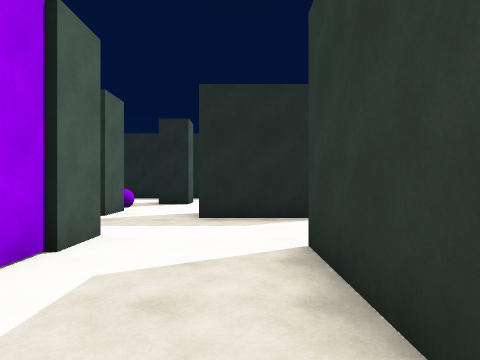
[1] (above)

24 first-person views from a walk through a 3-D level made in the Unity game engine. The camera is 1.5 m above the floor, looks level and sees 75° across. The floor is counted in squares, 2 m on a side. Each view is taken from the middle of a square. On the plan, view 1 faces up. The plan holds only what a view shows up to about 10 squares ahead; the rest is blank. The place goes on beyond the plan. The player character is not drawn.

[2]
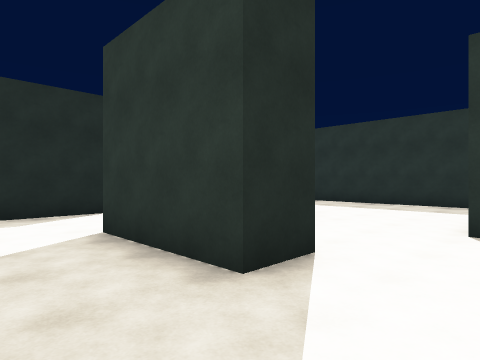

[3]
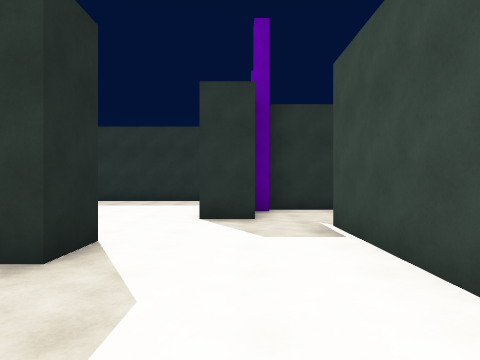

[4]
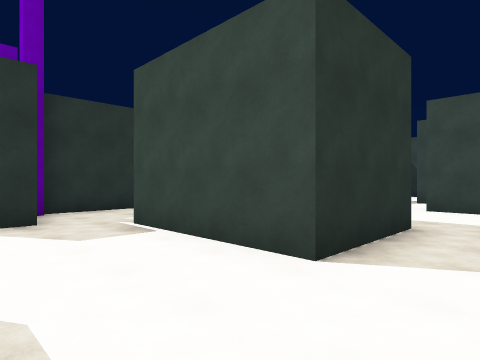

[5]
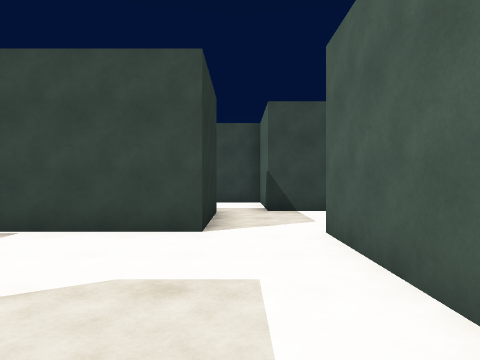

[6]
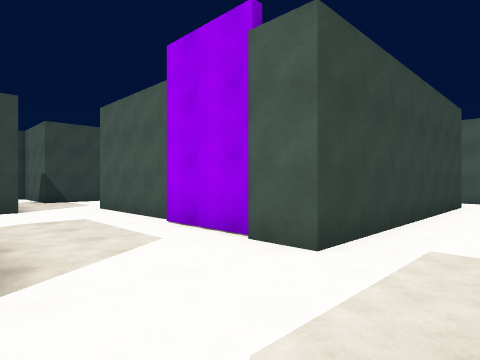

[7]
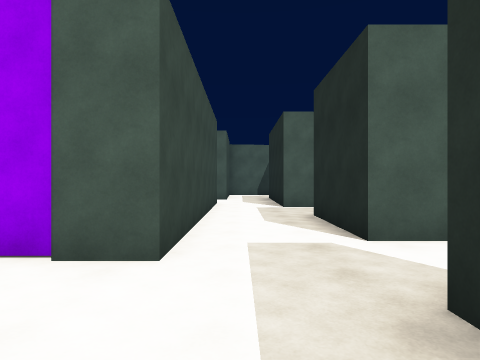

[8]
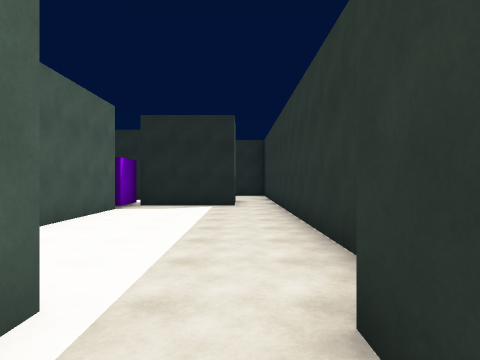

[9]
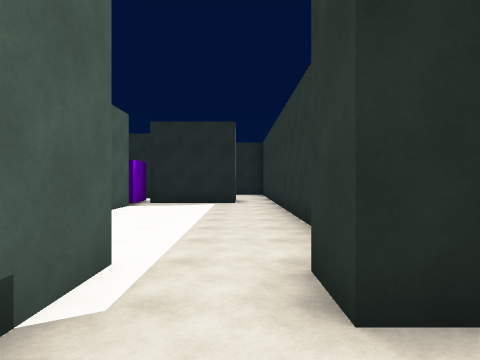

[10]
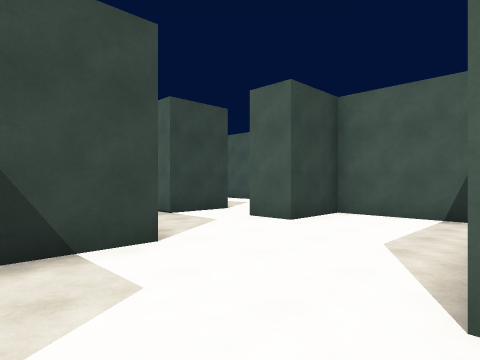

[11]
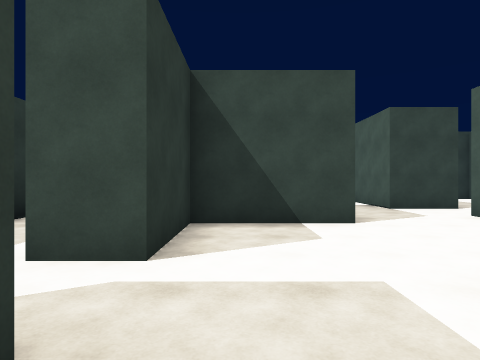

[12]
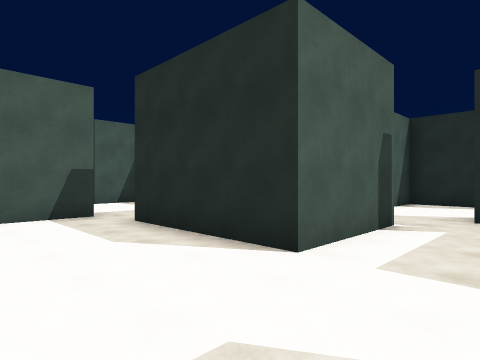

[13]
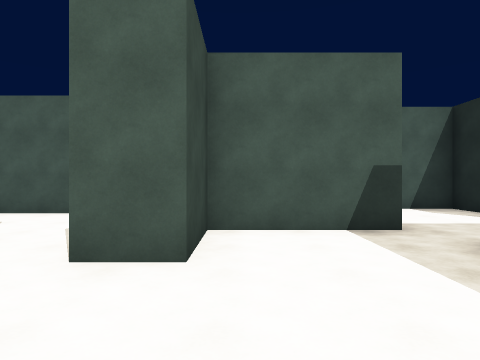

[14]
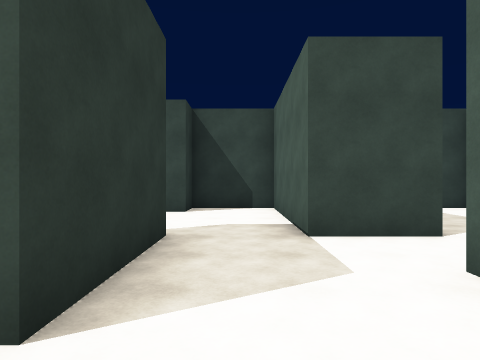

[15]
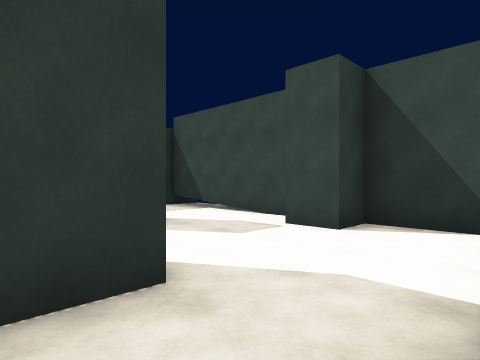

[16]
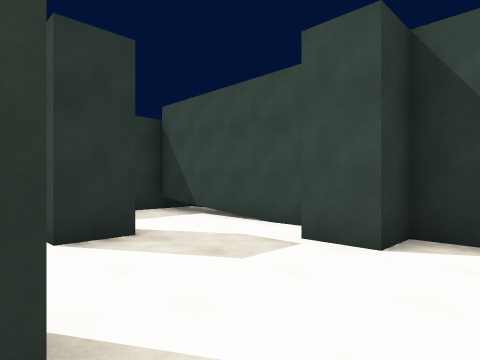

[17]
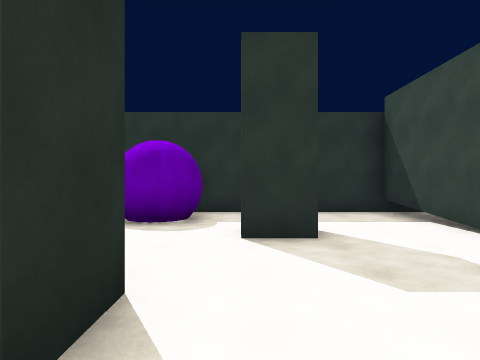

[18]
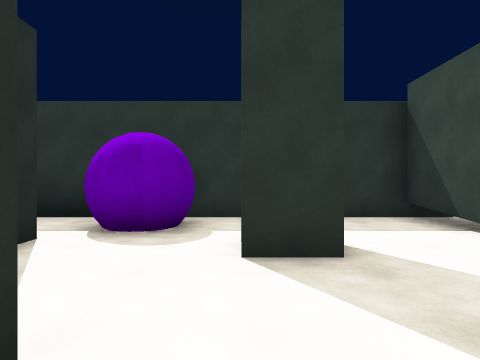

[19]
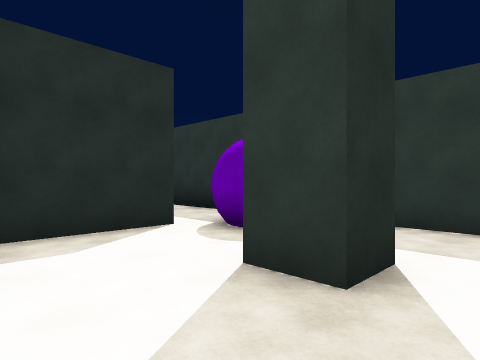

[20]
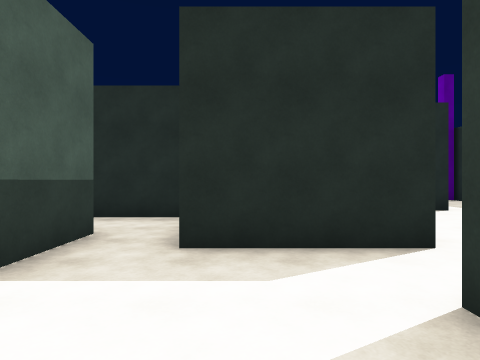

[21]
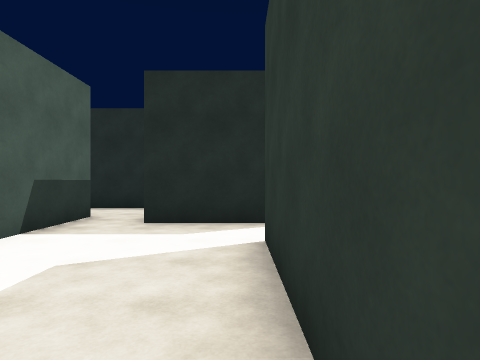

[22]
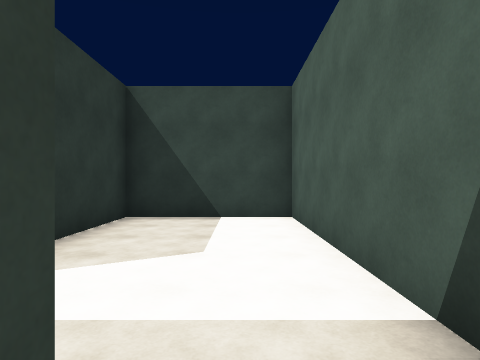

[23]
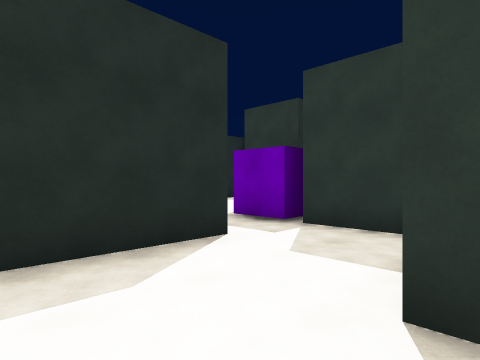

[24]
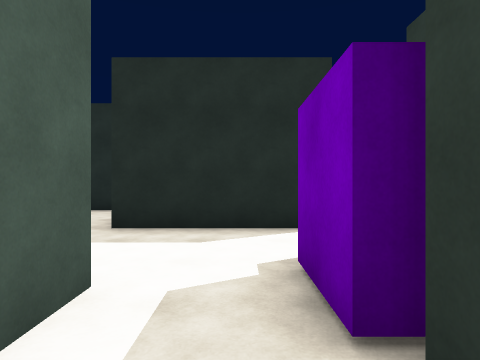

### Floor plan
Points are (right, up) in squares from view 1. A wall is a line through its corners. A room is listed if a view was taken in it or the views show most of it. See-through windows are left out.
Room 1 (views 1, 2, 3, 4, 5, 6, 7, 23, 24)
walls: (1.9, 0.7) (0.8, 0.7) (0.8, 3.6); (3.5, 2.6) (2, 2.6) (2, 1.3); (3.6, 4.4) (3.6, 6.1); (4, -1.4) (4, -0.1); (2, 6.2) (-0.9, 6.2); (-2.2, 0.9) (-2.2, -2.5); (4.8, 6.1) (4.8, 3); (5.4, -1.8) (5.4, -1.2); (6.9, -0.1) (6.9, -1.6); (4.8, 7.8) (4.8, 6.4) (3.6, 6.4); (-2.8, 6.6) (-5.6, 6.6); (8.6, -1.4) (8.6, -0.4); (9.3, 0.5) (9.3, 5.9); (-4.1, -2.5) (-5.1, -2.5) (-5.1, -4.4); (-0.5, -5.3) (-0.5, -2.5) (3.1, -2.5); (7.9, 7.2) (5, 7.2); (9.3, 6.4) (9.3, 6.9); (-3.1, -5.6) (-1.7, -5.6); (-7.5, 4.3) (-2, 4.3) (-2, 1.1)
ways out: opening at (7.5, -1) to room 2; opening at (-1, -6) to room 3; opening at (4.5, -3.5) to room 3; opening at (2.5, 7) to room 9; opening at (-8.5, 5.5); opening at (-6.5, 7); opening at (-1.5, 7); opening at (8.5, 8.5)
Room 2 (views 8, 9)
walls: (9.3, -1.4) (8.6, -1.4); (9.3, -9.4) (9.3, -5.9)
ways out: opening at (7.5, -1) to room 1; opening at (6.5, -5) to room 3
Room 3 (views 10, 11, 12, 13, 14)
walls: (5.9, -4.3) (5.9, -1.8); (3.1, -2.5) (3.1, -5.3) (-0.5, -5.3); (3, -9.6) (3, -8.4) (5.9, -8.4) (5.9, -5.9) (7, -5.9); (-1.7, -5.6) (-1.7, -8.4) (0.1, -8.4) (0.1, -9.6)
ways out: opening at (-1, -6) to room 1; opening at (4.5, -3.5) to room 1; opening at (6.5, -5) to room 2; opening at (1.5, -9) to room 4
Room 4 (views 15, 16)
walls: (3, -11.2) (3, -9.6)
ways out: opening at (1.5, -9) to room 3; opening at (2, -11) to room 5; opening at (0, -10.5) to room 6
Room 5 (views 17, 18, 19)
walls: (4.9, -15.3) (7.5, -15.3); (4.1, -11.2) (3, -11.2); (7, -13) (6, -13) (6, -12); (1.1, -11.2) (1.1, -15.3) (3.3, -15.3) (3.3, -14.4) (4.4, -14.4)
ways out: opening at (2, -11) to room 4; opening at (6.5, -14.5) to room 8; opening at (5, -12) to room 10
Room 6 (views 20, 21)
walls: (-4.1, -9.6) (-4.1, -15.3) (-0.7, -15.3) (-0.7, -11.2) (1.1, -11.2); (0.1, -9.6) (-2.8, -9.6)
ways out: opening at (0, -10.5) to room 4; opening at (-3, -9) to room 7
Room 7 (view 22)
walls: (-4.1, -8.6) (-4.1, -9.6)
ways out: opening at (-3, -9) to room 6; opening at (-4.5, -7.5)
Room 8 (no view inside)
walls: (8.2, -11.3) (7.7, -11.2); (7.5, -15.3) (9.2, -15.3); (9.3, -16.3) (9.3, -11)
ways out: opening at (6.5, -14.5) to room 5
Room 9 (no view inside)
walls: (2, 7.3) (2, 6.2); (3.6, 6.4) (3.6, 7.8); (4, 9.9) (1, 9.9)
ways out: opening at (2.5, 7) to room 1; opening at (1, 8.5); opening at (4, 9)
Room 10 (no view inside)
walls: (7, -9.6) (4.5, -9.6); (7.3, -10) (7.7, -9.6)
ways out: opening at (5, -12) to room 5

Positions as (right, up) in squares from view 1, and headings:
1: (0, 0), facing up
2: (-1, -1), facing up-right
3: (-2, -1), facing right
4: (-2, 0), facing down-right
5: (-1, 2), facing down
6: (1, 6), facing down-left
7: (1, 5), facing left
8: (8, -2), facing up
9: (8, -3), facing up
10: (5, -5), facing down-left
11: (5, -3), facing down
12: (5, -8), facing up-left
13: (3, -8), facing left
14: (2, -7), facing down
15: (1, -10), facing down-right
16: (2, -11), facing down-right
17: (2, -12), facing right
18: (3, -12), facing right
19: (4, -14), facing up-right
20: (-2, -13), facing up
21: (-1, -15), facing up
22: (-3, -9), facing down
23: (-1, 3), facing up-right
24: (3, 5), facing up
